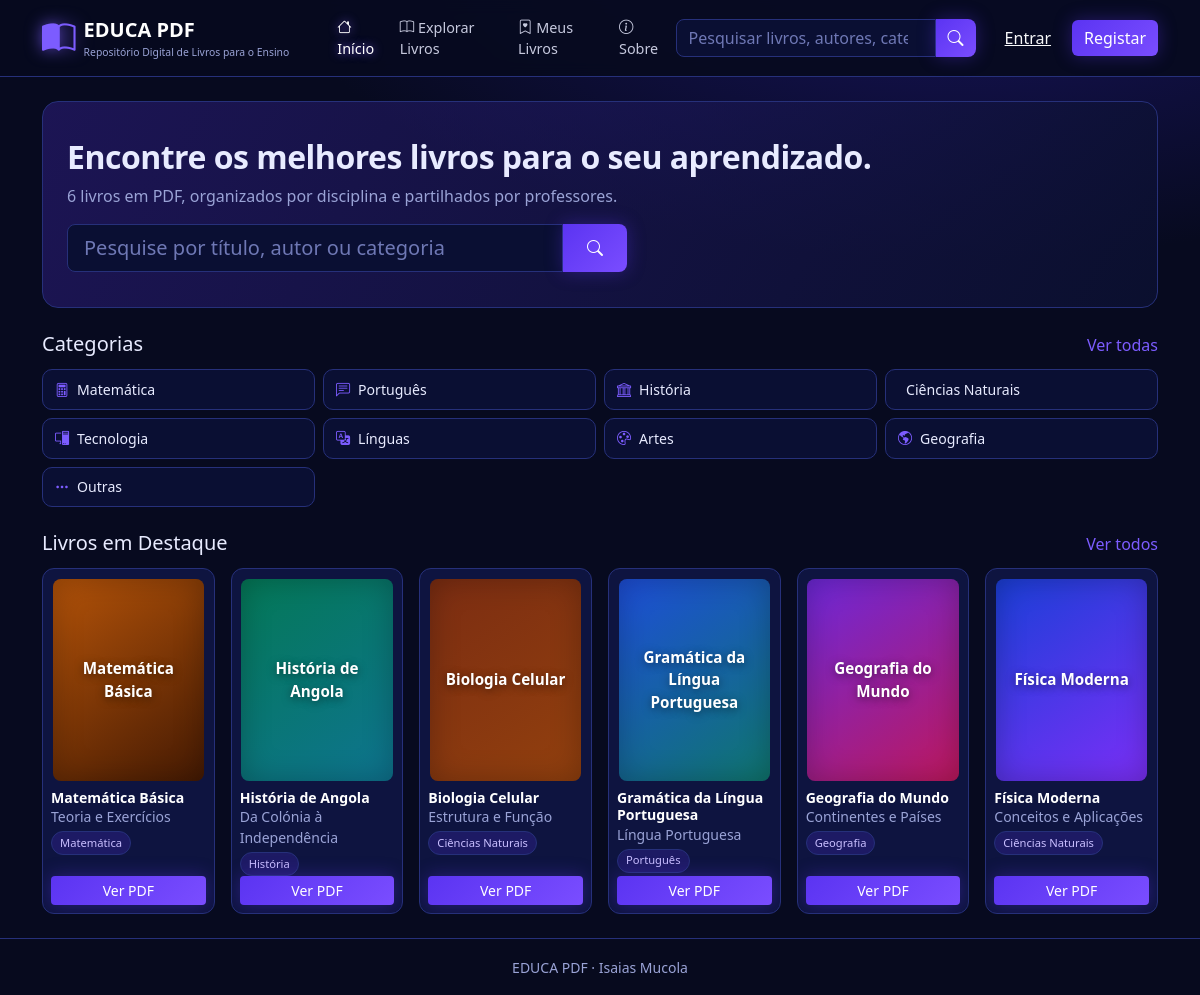
The page / on the database its author committed.
### tables this page shows
CREATE TABLE categorias (
  id INT AUTO_INCREMENT PRIMARY KEY,
  nome VARCHAR(80) NOT NULL UNIQUE,
  icone VARCHAR(40) NOT NULL DEFAULT 'bi-folder'
);

CREATE TABLE livros (
  id INT AUTO_INCREMENT PRIMARY KEY,
  titulo VARCHAR(160) NOT NULL,
  subtitulo VARCHAR(160) NULL,
  autor VARCHAR(120) NOT NULL,
  descricao TEXT NULL,
  conteudo TEXT NULL COMMENT 'Um tópico por linha',
  categoria_id INT NULL,
  arquivo_pdf VARCHAR(190) NOT NULL,
  capa VARCHAR(190) NULL,
  paginas INT NOT NULL DEFAULT 0,
  tamanho_mb DECIMAL(6,1) NOT NULL DEFAULT 0,
  downloads INT NOT NULL DEFAULT 0,
  destaque TINYINT(1) NOT NULL DEFAULT 0,
  professor_id INT NULL,
  criado_em TIMESTAMP DEFAULT CURRENT_TIMESTAMP,
  FOREIGN KEY (categoria_id) REFERENCES categorias(id) ON DELETE SET NULL,
  FOREIGN KEY (professor_id) REFERENCES usuarios(id) ON DELETE SET NULL
);

### index.php (the view)
<?php
$titulo = 'Início'; $pagina = 'inicio';
require __DIR__ . '/includes/header.php';
$cats = categorias();
$destaques = db()->query('SELECT l.*, c.nome AS categoria FROM livros l LEFT JOIN categorias c ON c.id=l.categoria_id ORDER BY l.destaque DESC, l.downloads DESC LIMIT 6')->fetchAll();
$total = db()->query('SELECT COUNT(*) FROM livros')->fetchColumn();
?>
<section class="hero mb-4">
  <h1 class="h2">Encontre os melhores livros para o seu aprendizado.</h1>
  <p class="text-muted-2 mb-3"><?= fmt_num($total) ?> livros em PDF, organizados por disciplina e partilhados por professores.</p>
  <form action="<?= url('livros.php') ?>" class="busca-nav" style="max-width:560px">
    <input class="form-control form-control-lg" name="q" placeholder="Pesquise por título, autor ou categoria">
    <button class="btn btn-educa px-4"><i class="bi bi-search"></i></button>
  </form>
</section>
<div class="titulo-secao"><h2>Categorias</h2><a href="<?= url('livros.php') ?>">Ver todas</a></div>
<div class="row g-2">
<?php foreach ($cats as $c): ?>
  <div class="col-6 col-md-4 col-lg-3"><a class="cat-chip" href="<?= url('livros.php?categoria=' . $c['id']) ?>"><i class="bi <?= e($c['icone']) ?>"></i><?= e($c['nome']) ?></a></div>
<?php endforeach; ?>
</div>
<div class="titulo-secao"><h2>Livros em Destaque</h2><a href="<?= url('livros.php') ?>">Ver todos</a></div>
<div class="row g-3"><?php foreach ($destaques as $l) echo card_livro($l); ?></div>
<?php require __DIR__ . '/includes/footer.php'; ?>

### includes/header.php (shortened to what this page needs)
<?php require_once __DIR__ . '/funcoes.php'; $u = usuario(); $pagina = $pagina ?? ''; ?>
<!DOCTYPE html>
<html lang="pt">
<head>
  <link href="https://cdn.jsdelivr.net/npm/bootstrap@5.3.3/dist/css/bootstrap.min.css" rel="stylesheet">
  <link href="https://cdn.jsdelivr.net/npm/bootstrap-icons@1.11.3/font/bootstrap-icons.min.css" rel="stylesheet">
  <link href="<?= url('assets/css/style.css') ?>" rel="stylesheet">
</head>
<body>
<nav class="navbar navbar-expand-lg navbar-educa sticky-top">
  <div class="container-xl">
    <a class="navbar-brand d-flex align-items-center gap-2" href="<?= url('index.php') ?>">
      <i class="bi bi-book-half logo-ico"></i>
      <span><strong>EDUCA PDF</strong><small class="d-block">Repositório Digital de Livros para o Ensino</small></span>
    </a>
    <div class="collapse navbar-collapse" id="menu">
      <ul class="navbar-nav me-auto mb-2 mb-lg-0 ms-lg-4">
        <li class="nav-item"><a class="nav-link <?= $pagina==='inicio'?'active':'' ?>" href="<?= url('index.php') ?>"><i class="bi bi-house"></i> Início</a></li>
        <li class="nav-item"><a class="nav-link <?= $pagina==='livros'?'active':'' ?>" href="<?= url('livros.php') ?>"><i class="bi bi-book"></i> Explorar Livros</a></li>
        <li class="nav-item"><a class="nav-link <?= $pagina==='meus'?'active':'' ?>" href="<?= url('meus_livros.php') ?>"><i class="bi bi-bookmark-heart"></i> Meus Livros</a></li>
        <li class="nav-item"><a class="nav-link <?= $pagina==='sobre'?'active':'' ?>" href="<?= url('sobre.php') ?>"><i class="bi bi-info-circle"></i> Sobre</a></li>
      </ul>
      <form class="busca-nav me-lg-3 mb-2 mb-lg-0" action="<?= url('livros.php') ?>" method="get">
        <input class="form-control" type="search" name="q" placeholder="Pesquisar livros, autores, categorias..." aria-label="Pesquisar">
        <button class="btn btn-educa" aria-label="Buscar"><i class="bi bi-search"></i></button>
      </form>
      <?php if ($u): ?>
        <div class="dropdown">
          <a class="btn btn-link text-light dropdown-toggle" data-bs-toggle="dropdown"><i class="bi bi-person-circle"></i> <?= e(explode(' ', $u['nome'])[0]) ?></a>
          <ul class="dropdown-menu dropdown-menu-end dropdown-menu-dark">
            <li><a class="dropdown-item" href="<?= url('perfil.php') ?>">Meu perfil</a></li>
            <li><a class="dropdown-item" href="<?= url('logout.php') ?>">Sair</a></li>
          </ul>
        </div>
      <?php else: ?>
        <a href="<?= url('login.php') ?>" class="btn btn-link text-light">Entrar</a>
        <a href="<?= url('registar.php') ?>" class="btn btn-educa ms-lg-2">Registar</a>
      <?php endif; ?>
    </div>
  </div>
</nav>
<main class="container-xl py-4">

### includes/funcoes.php (shortened to what this page needs)
<?php
function db(): PDO {
    static $pdo = null;
    if (!$pdo) {
        $pdo = new PDO('mysql:host=' . DB_HOST . ';dbname=' . DB_NAME . ';charset=utf8mb4', DB_USER, DB_PASS, [
            PDO::ATTR_ERRMODE => PDO::ERRMODE_EXCEPTION,
            PDO::ATTR_DEFAULT_FETCH_MODE => PDO::FETCH_ASSOC,
        ]);
    }
    return $pdo;
}
function e($v): string { return htmlspecialchars((string)$v, ENT_QUOTES, 'UTF-8'); }
function url(string $p = ''): string { return BASE_URL . '/' . ltrim($p, '/'); }
function usuario(): ?array { return $_SESSION['usuario'] ?? null; }
function categorias(): array { return db()->query('SELECT * FROM categorias ORDER BY id')->fetchAll(); }
function capa_html(array $l, string $classe = ''): string {
    $cores = [['#1b3fd8','#7b2ff7'],['#b45309','#451a03'],['#047857','#0e7490'],['#7c2d12','#92400e'],['#1d4ed8','#0f766e'],['#6d28d9','#be185d']];
    $c = $cores[$l['id'] % count($cores)];
    return '<div class="capa capa-gerada ' . $classe . '" style="background:linear-gradient(145deg,' . $c[0] . ',' . $c[1] . ')"><span>' . e($l['titulo']) . '</span></div>';
}
function card_livro(array $l): string {
    ob_start(); ?>
    <div class="col-6 col-md-4 col-lg-3 col-xl-2">
      <div class="card-livro h-100">
        <a href="<?= url('livro.php?id=' . $l['id']) ?>" class="capa-wrap"><?= capa_html($l) ?></a>
        <div class="p-2 d-flex flex-column flex-grow-1">
          <a class="titulo" href="<?= url('livro.php?id=' . $l['id']) ?>"><?= e($l['titulo']) ?></a>
          <small class="text-muted-2"><?= e($l['subtitulo'] ?: $l['autor']) ?></small>
          <span class="badge-cat mt-1"><?= e($l['categoria'] ?? 'Sem categoria') ?></span>
          <a href="<?= url('livro.php?id=' . $l['id']) ?>" class="btn btn-educa btn-sm mt-auto">Ver PDF</a>
        </div>
      </div>
    </div>
    <?php return ob_get_clean();
}
function fmt_num($n): string { return number_format((int)$n, 0, ',', '.'); }

### includes/footer.php (shortened to what this page needs)
</main>
<footer class="rodape text-center py-3">
  <small>EDUCA PDF · Isaias Mucola</small>
</footer>
</body>
</html>

### assets/css/style.css (style rules this page uses)
:root { --bg:#070a1f; --bg-2:#0b1030; --painel:#0e1440; --borda:#26307a; --roxo:#5b34f2; --roxo-2:#7c5cff; --texto:#e8ebff; --muted:#9aa3d6; --glow:0 0 18px rgba(91,52,242,.35); }
html { scroll-behavior:smooth }
body { background:radial-gradient(1200px 600px at 80% -10%,#1a1566 0,transparent 60%),var(--bg);color:var(--texto);min-height:100vh;display:flex;flex-direction:column;font-family:'Segoe UI',system-ui,-apple-system,Roboto,sans-serif }
main { flex:1 }
a { color:var(--roxo-2);text-decoration:none }
.text-muted-2 { color:var(--muted)!important }
.navbar-educa { background:rgba(7,10,31,.92);backdrop-filter:blur(8px);border-bottom:1px solid var(--borda) }
.navbar-educa .navbar-brand { color:#fff }
.navbar-educa .navbar-brand small { font-size:.65rem;color:var(--muted);font-weight:400 }
.logo-ico { font-size:2.1rem;color:var(--roxo-2);filter:drop-shadow(0 0 8px rgba(124,92,255,.7)) }
.navbar-educa .nav-link { color:var(--texto);opacity:.85;font-size:.9rem }
.navbar-educa .nav-link:hover,.navbar-educa .nav-link.active { opacity:1;color:#fff;text-shadow:0 0 10px var(--roxo-2) }
.busca-nav { display:flex;min-width:300px }
.busca-nav .form-control { border-radius:8px 0 0 8px }
.busca-nav .btn { border-radius:0 8px 8px 0 }
.form-control,.form-select { background:#0a0f33;border:1px solid var(--borda);color:var(--texto) }
.form-control::placeholder { color:#6f78b5 }
.btn-educa { background:linear-gradient(135deg,var(--roxo),#7a4dff);border:0;color:#fff;box-shadow:var(--glow) }
.titulo-secao { display:flex;justify-content:space-between;align-items:baseline;margin:1.5rem 0 .75rem }
.titulo-secao h2 { font-size:1.25rem;margin:0 }
.hero { padding:2.2rem 1.5rem;border-radius:16px;border:1px solid var(--borda);background:linear-gradient(120deg,rgba(91,52,242,.25),rgba(11,16,48,.9)) }
.hero h1 { font-weight:700;letter-spacing:-.5px }
.cat-chip { display:flex;align-items:center;gap:.5rem;padding:.55rem .75rem;border:1px solid var(--borda);border-radius:10px;background:#0a0f33;color:var(--texto);font-size:.88rem;transition:border-color .15s,box-shadow .15s }
.cat-chip i { color:var(--roxo-2) }
.card-livro { display:flex;flex-direction:column;background:var(--painel);border:1px solid var(--borda);border-radius:12px;overflow:hidden;transition:border-color .15s,box-shadow .15s }
.card-livro .titulo { color:#fff;font-weight:600;font-size:.88rem;line-height:1.25 }
.capa-wrap { display:block;padding:.6rem .6rem 0 }
.capa { width:100%;aspect-ratio:3/4;object-fit:cover;border-radius:8px;display:block }
.capa-gerada { display:flex;align-items:center;justify-content:center;text-align:center;padding:.6rem;color:#fff;font-weight:700;font-size:.95rem;text-shadow:0 2px 8px rgba(0,0,0,.5);box-shadow:inset 0 0 30px rgba(0,0,0,.25) }
.badge-cat { align-self:flex-start;font-size:.7rem;padding:.15rem .5rem;border-radius:20px;background:rgba(91,52,242,.2);border:1px solid var(--borda);color:#c9bfff }
.rodape { border-top:1px solid var(--borda);color:var(--muted);background:rgba(7,10,31,.9) }

### rows shown on the page
categorias: nome "Matemática"
categorias: nome "Português"
categorias: nome "História"
categorias: nome "Ciências Naturais"
categorias: nome "Tecnologia"
categorias: nome "Línguas"
categorias: nome "Artes"
categorias: nome "Geografia"
categorias: nome "Outras"
livros: titulo "Matemática Básica", subtitulo "Teoria e Exercícios", categoria.nome "Matemática"
livros: titulo "História de Angola", subtitulo "Da Colónia à Independência", categoria.nome "História"
livros: titulo "Biologia Celular", subtitulo "Estrutura e Função", categoria.nome "Ciências Naturais"
livros: titulo "Gramática da Língua Portuguesa", subtitulo "Língua Portuguesa", categoria.nome "Português"
livros: titulo "Geografia do Mundo", subtitulo "Continentes e Países", categoria.nome "Geografia"
livros: titulo "Física Moderna", subtitulo "Conceitos e Aplicações", categoria.nome "Ciências Naturais"

### other values the page prints
fmt_num($total) "6"
